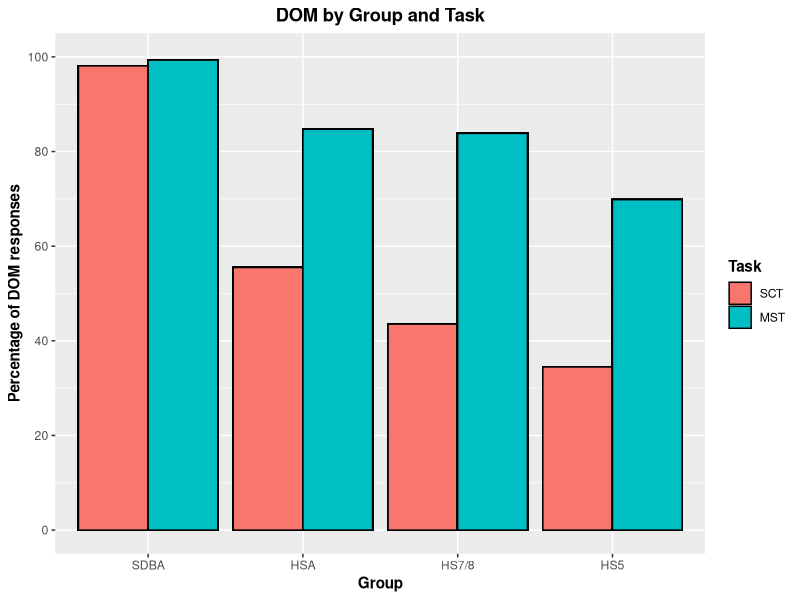

Generate this figure with R:
library(tidyverse)


# Load data
## EPT
SDB_SCT <- read_csv("./CSV Files/SDB/SDB DOM EPT.csv") %>%
  filter(Item %in% c("EPT-02", "EPT-08", "EPT-12", "EPT-14", "EPT-20", "EPT-24", "EPT-26", "EPT-32", "EPT-38", "EPT-42")) %>% 
  mutate(Group = "SDBA",
         Task = "SCT")

HSA_SCT <- read_csv("./CSV Files/Adult HS/Adult HS DOM EPT.csv") %>%
  filter(Item %in% c("EPT-02", "EPT-08", "EPT-12", "EPT-14", "EPT-20", "EPT-24", "EPT-26", "EPT-32", "EPT-38", "EPT-42")) %>%
  mutate(Group = "HSA",
         Task = "SCT")

DLI78_SCT <- read_csv("./CSV Files/DLI-78/DLI-78 DOM EPT.csv") %>%
  mutate(Group = "HS7/8",
         Task = "SCT")

MLS78_SCT <- read_csv("./CSV Files/MLS-78/MLS-78 DOM EPT.csv") %>%
  mutate(Group = "HS7/8",
         Task = "SCT")

DLI5_SCT <- read_csv("./CSV Files/DLI-5/DLI-5 DOM EPT.csv")  %>%
  filter(Item %in% c("EPT-02", "EPT-08", "EPT-12", "EPT-14", "EPT-20", "EPT-24", "EPT-26", "EPT-32", "EPT-38", "EPT-42")) %>%
  mutate(Group = "HS5",
         Task = "SCT")

MLS5_SCT <- read_csv("./CSV Files/MLS-5/MLS-5 DOM EPT.csv") %>%
  filter(Item %in% c("EPT-02", "EPT-08", "EPT-12", "EPT-14", "EPT-20", "EPT-24", "EPT-26", "EPT-32", "EPT-38", "EPT-42")) %>%
  mutate(Group = "HS5",
         Task = "SCT")


## FCT
SDB_MST <- read_csv("./CSV Files/SDB/SDB DOM FCT.csv") %>% 
  mutate(Group = "SDBA",
         Task = "MST")

HSA_MST <- read_csv("./CSV Files/Adult HS/Adult HS DOM FCT.csv") %>%
  mutate(Group = "HSA",
         Task = "MST")

DLI78_MST <- read_csv("./CSV Files/DLI-78/DLI-78 DOM FCT.csv") %>% 
  mutate(Group = "HS7/8",
         Task = "MST")

MLS78_MST <- read_csv("./CSV Files/MLS-78/MLS-78 DOM FCT.csv") %>% 
  mutate(Group = "HS7/8",
         Task = "MST")

DLI5_MST <- read_csv("./CSV Files/DLI-5/DLI-5 DOM FCT.csv")  %>%
  mutate(Group = "HS5",
         Task = "MST")

MLS5_MST <- read_csv("./CSV Files/MLS-5/MLS-5 DOM FCT.csv") %>%
  mutate(Group = "HS5",
         Task = "MST") 


## Join age group datasets
HS78_SCT <- rbind(DLI78_SCT, MLS78_SCT)
HS78_MST <- rbind(DLI78_MST, MLS78_MST)

HS5_SCT <- rbind(DLI5_SCT, MLS5_SCT)
HS5_MST <- rbind(DLI5_MST, MLS5_MST)


# Generate averages
SDB_SCT_Structure <- aggregate(SDB_SCT$DOM_Use, list(SDB_SCT$Structure), FUN = mean, na.rm = TRUE)
SDB_SCT_Structure <- SDB_SCT_Structure %>% rename(Structure_Avg = x)
SDB_SCT_Structure <- left_join(SDB_SCT, SDB_SCT_Structure, by = c("Structure" = "Group.1")) %>%  
  mutate(Structure_Percentage = Structure_Avg * 100)

SDB_MST_Structure <- aggregate(SDB_MST$DOM_Use, list(SDB_MST$Structure), FUN = mean, na.rm = TRUE)
SDB_MST_Structure <- SDB_MST_Structure %>% rename(Structure_Avg = x)
SDB_MST_Structure <- left_join(SDB_MST, SDB_MST_Structure, by = c("Structure" = "Group.1")) %>%  
  mutate(Structure_Percentage = Structure_Avg * 100)

HSA_SCT_Structure <- aggregate(HSA_SCT$DOM_Use, list(HSA_SCT$Structure), FUN = mean, na.rm = TRUE)
HSA_SCT_Structure <- HSA_SCT_Structure %>% rename(Structure_Avg = x)
HSA_SCT_Structure <- left_join(HSA_SCT, HSA_SCT_Structure, by = c("Structure" = "Group.1")) %>%  
  mutate(Structure_Percentage = Structure_Avg * 100)

HSA_MST_Structure <- aggregate(HSA_MST$DOM_Use, list(HSA_MST$Structure), FUN = mean, na.rm = TRUE)
HSA_MST_Structure <- HSA_MST_Structure %>% rename(Structure_Avg = x)
HSA_MST_Structure <- left_join(HSA_MST, HSA_MST_Structure, by = c("Structure" = "Group.1")) %>%  
  mutate(Structure_Percentage = Structure_Avg * 100)

HS78_SCT_Structure <- aggregate(HS78_SCT$DOM_Use, list(HS78_SCT$Structure), FUN = mean, na.rm = TRUE)
HS78_SCT_Structure <- HS78_SCT_Structure %>% rename(Structure_Avg = x)
HS78_SCT_Structure <- left_join(HS78_SCT, HS78_SCT_Structure, by = c("Structure" = "Group.1")) %>%  
  mutate(Structure_Percentage = Structure_Avg * 100)

HS78_MST_Structure <- aggregate(HS78_MST$DOM_Use, list(HS78_MST$Structure), FUN = mean, na.rm = TRUE)
HS78_MST_Structure <- HS78_MST_Structure %>% rename(Structure_Avg = x)
HS78_MST_Structure <- left_join(HS78_MST, HS78_MST_Structure, by = c("Structure" = "Group.1")) %>%  
  mutate(Structure_Percentage = Structure_Avg * 100)

HS5_SCT_Structure <- aggregate(HS5_SCT$DOM_Use, list(HS5_SCT$Structure), FUN = mean, na.rm = TRUE)
HS5_SCT_Structure <- HS5_SCT_Structure %>% rename(Structure_Avg = x)
HS5_SCT_Structure <- left_join(HS5_SCT, HS5_SCT_Structure, by = c("Structure" = "Group.1")) %>%  
  mutate(Structure_Percentage = Structure_Avg * 100)

HS5_MST_Structure <- aggregate(HS5_MST$DOM_Use, list(HS5_MST$Structure), FUN = mean, na.rm = TRUE)
HS5_MST_Structure <- HS5_MST_Structure %>% rename(Structure_Avg = x)
HS5_MST_Structure <- left_join(HS5_MST, HS5_MST_Structure, by = c("Structure" = "Group.1")) %>%  
  mutate(Structure_Percentage = Structure_Avg * 100)


# Join aggregate dataset
EPT <- rbind(SDB_SCT_Structure, HSA_SCT_Structure, HS78_SCT_Structure, HS5_SCT_Structure)
FCT <- rbind(SDB_MST_Structure, HSA_MST_Structure, HS78_MST_Structure, HS5_MST_Structure)

Aggregate <- rbind(EPT, FCT)
Aggregate$Group <- factor(Aggregate$Group, levels = c("SDBA", "HSA", "HS7/8", "HS5"))
Aggregate$Task <- factor(Aggregate$Task, levels = c("SCT", "MST"))


# Generate bar graph
Aggregate %>% 
  ggplot(aes(x = Group, y = Structure_Percentage, fill = Task)) + 
  geom_bar(position = "dodge", color = "black", stat = "identity") +
  scale_y_continuous(breaks = seq (0, 100, 20),
                     limits = c(0, 100)) +
  labs(x = "Group", y = "Percentage of DOM responses", fill = "Task", title = "DOM by Group and Task") +
  theme(axis.title = element_text(face = "bold"),
        plot.title = element_text(hjust = 0.5, face = "bold"),
        legend.title = element_text(face = "bold"))

